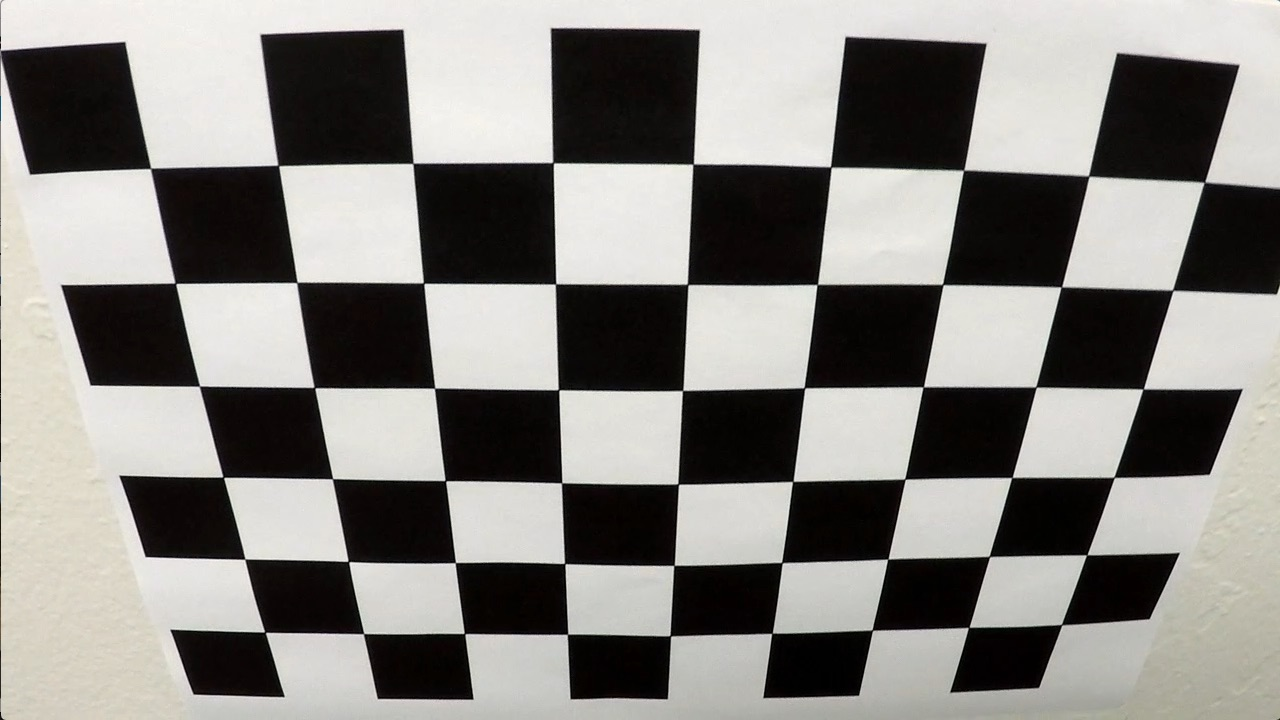
#> input picture camera_cal/calibration2.jpg, 1280 x 720 px
$ python -i lane_finder.py   (imports and definitions only)   (older library calls are emulated)
#> lines starting #> are read from the running program, lines starting #| are printed output that depends on the picture
import os
import numpy as np
import cv2
import glob
import matplotlib.pyplot as plt
import matplotlib.image as mpimg
#%matplotlib win32

# Import everything needed to edit/save/watch video clips
from moviepy.editor import VideoFileClip
from IPython.display import HTML


class LaneLineFinder():
    def __init__(self):
        self.leftx_base = None
        self.rightx_base = None
        self.left_fit = None
        self.right_fit = None
        self.left_fitx = None
        self.right_fitx = None
        self.ploty = None
        self.M = None

        self.cal_img = './camera_cal/calibration2.jpg'
        self.lane_img = './test_images/test1.jpg'

        self.is_calibrated = False
        self.skip_win_sliding = False
        self.objp = None
        self.imgp = None

        # set False for video test
        self.view_results = False
        self.save_pipeline_imgs = False

    ##### Functions
    def cal_undistort(self, src_img, obj_points, img_points):
        # Use cv2.calibrateCamera() and cv2.undistort()
        gray = cv2.cvtColor(src_img, cv2.COLOR_RGB2GRAY)
        ret, mtx, dist, rvecs, tvecs = cv2.calibrateCamera(obj_points, img_points, gray.shape[::-1],None,None)
        undist = cv2.undistort(src_img, mtx, dist, None, mtx)
        return undist

    def find_chessboard_corners(self, src_img, cshape):
#> called with cshape = (9, 6)
        gray = cv2.cvtColor(src_img, cv2.COLOR_RGB2GRAY)
        return cv2.findChessboardCorners(gray, cshape, None)

    def warper(self, img, src, dst):
        # Compute and apply perpective transform
        img_size = (img.shape[1], img.shape[0])
        self.M = cv2.getPerspectiveTransform(src, dst)
        warped = cv2.warpPerspective(img, self.M, img_size, flags=cv2.INTER_NEAREST)  # keep same size as input image

        return warped

    # [23 lines left out: function region_of_interest, not called in this run]

    def camera_calibration(self, cal_img):
        # prepare object points, like (0,0,0), (1,0,0), (2,0,0) ....,(6,5,0)
        nx = 9
        ny = 6
        objp = np.zeros((ny*nx,3), np.float32)
        objp[:,:2] = np.mgrid[0:nx,0:ny].T.reshape(-1,2)

        # Arrays to store object points and image points from all the images.
        objpoints = [] # 3d points in real world space
        imgpoints = [] # 2d points in image plane.

        # read image from file
        img = mpimg.imread(cal_img)

        # Find the chessboard corners
        ret, corners = self.find_chessboard_corners(img, (nx,ny))
#> ret = True; corners = 54 rows, first 8: [150.6, 168.4], [278.3, 165.4], [412.9, 163.5], [553, 162.6], [693.2, 164.2], [830.6, 166.9], [963.5, 170.4], [1088.6, 176.1]
        # print("ret=", ret)
        # print("corners=", corners)

        if ret is False:
            print("find chessboard corners failed!!")
            return -1, -1

        objpoints.append(objp)
        imgpoints.append(corners)

        undistorted = self.cal_undistort(img, objpoints, imgpoints)
#> in cal_undistort, `ret, mtx, dist, rvecs, tvecs = cv2.calibrateCamera(obj_points, img_poi..`: ret = 0.867; mtx = [[788.8, 0, 646.8], [0, 756, 212.5], [0, 0, 1]]; dist = [[-0.159, 0.0736, 0.0212, 0.00277, -0.00689]]; rvecs = ([0.401, -0.0328, 0.0155],); tvecs = ([-3.67, -0.395, 5.45],)
#> in cal_undistort, `undist = cv2.undistort(src_img, mtx, dist, None, mtx)`:
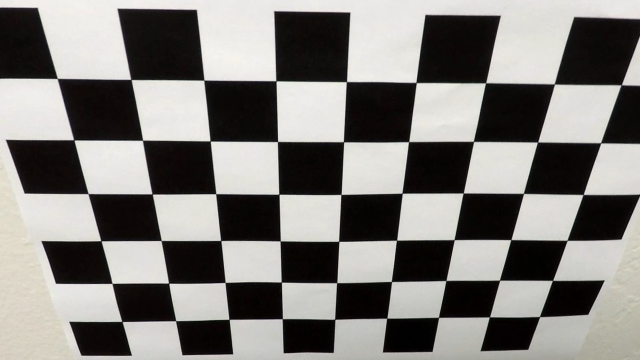
#> undist: shape (720, 1280, 3) (shown at 1/2 size); mean R, G, B 127.8, 125.8, 122.5

        # cv2.imshow('undist', undistorted)
        # cv2.waitKey()

        # save output result of camera calibration and image undistortion
        cv2.imwrite('./output_images/cal2-undistorted.jpg', undistorted)

        return objpoints, imgpoints

        #### For test - warp the undistorted cal image
        ret, corners2 = self.find_chessboard_corners(undistorted, (nx,ny))
        if ret is False:
            print("find chessboard corners failed!!")
            return -1, -1

        # Draw and display the corners
        undistorted_drawn = undistorted.copy()
        cv2.drawChessboardCorners(undistorted_drawn, (nx,ny), corners2, ret)

        offset = 60
        img_size = (undistorted.shape[1], undistorted.shape[0])
        src_p = np.float32([corners2[0], corners2[nx-1], corners2[-1], corners2[-nx]])
        dst_p = np.float32([[offset,offset], [img_size[0]-offset, offset], [img_size[0]-offset, img_size[1]-offset], [offset, img_size[1]-offset]])
        warped = self.warper(undistorted, src_p, dst_p)

        # [7 lines of commented-out code are left out]

        return src_p, dst_p

    ###### Finding lane lines

    def do_win_sliding(self, img, nzx, nzy, nwindows=9, margin=100, minpix=50):
        # Take a histogram of the bottom half of the image
        histogram = np.sum(img[img.shape[0]//2:,:], axis=0)
        # Find the peak of the left and right halves of the histogram
        # These will be the starting point for the left and right lines
        midpoint = np.int(histogram.shape[0]/2)
        self.leftx_base = np.argmax(histogram[:midpoint])
        self.rightx_base = np.argmax(histogram[midpoint:]) + midpoint

        # Set height of windows
        window_height = np.int(img.shape[0]/nwindows)

        # Current positions to be updated for each window
        leftx_current = self.leftx_base
        rightx_current = self.rightx_base

        # Create empty lists to receive left and right lane pixel indices
        left_lane_inds = []
        right_lane_inds = []

        # Step through the windows one by one
        for window in range(nwindows):
            # Identify window boundaries in x and y (and right and left)
            win_y_low = img.shape[0] - (window+1)*window_height
            win_y_high = img.shape[0] - window*window_height
            win_xleft_low = leftx_current - margin
            win_xleft_high = leftx_current + margin
            win_xright_low = rightx_current - margin
            win_xright_high = rightx_current + margin
            # # Draw the windows on the visualization image
            # cv2.rectangle(out_img,(win_xleft_low,win_y_low),(win_xleft_high,win_y_high),
            # (0,255,0), 2)
            # cv2.rectangle(out_img,(win_xright_low,win_y_low),(win_xright_high,win_y_high),
            # (0,255,0), 2)
            # Identify the nonzero pixels in x and y within the window
            good_left_inds = ((nzy >= win_y_low) & (nzy < win_y_high) &
            (nzx >= win_xleft_low) &  (nzx < win_xleft_high)).nonzero()[0]
            good_right_inds = ((nzy >= win_y_low) & (nzy < win_y_high) &
            (nzx >= win_xright_low) &  (nzx < win_xright_high)).nonzero()[0]
            # Append these indices to the lists
            left_lane_inds.append(good_left_inds)
            right_lane_inds.append(good_right_inds)
            # If you found > minpix pixels, recenter next window on their mean position
            if len(good_left_inds) > minpix:
                leftx_current = np.int(np.mean(nzx[good_left_inds]))
            if len(good_right_inds) > minpix:
                rightx_current = np.int(np.mean(nzx[good_right_inds]))

        # Concatenate the arrays of indices
        left_lane_inds = np.concatenate(left_lane_inds)
        right_lane_inds = np.concatenate(right_lane_inds)

        return left_lane_inds, right_lane_inds

    def finding_lines(self, warped_bin, skip_win_sliding):
        # Assuming you have created a warped binary image called "warped_bin"

        # Create an output image to draw on and  visualize the result
        out_img = np.dstack((warped_bin, warped_bin, warped_bin))*255

        # Choose the number of sliding windows
        nwindows = 9

        # Identify the x and y positions of all nonzero pixels in the image
        nonzero = warped_bin.nonzero()
        nonzeroy = np.array(nonzero[0])
        nonzerox = np.array(nonzero[1])
        # Set the width of the windows +/- margin
        margin = 100
        # Set minimum number of pixels found to recenter window
        minpix = 50

        if self.skip_win_sliding is False:
            left_lane_inds, right_lane_inds = self.do_win_sliding(warped_bin, nonzerox, nonzeroy, nwindows, margin, minpix)
            self.skip_win_sliding = True
        else:
            left_lane_inds = ((nonzerox > (self.left_fit[0]*(nonzeroy**2) + self.left_fit[1]*nonzeroy +
            self.left_fit[2] - margin)) & (nonzerox < (self.left_fit[0]*(nonzeroy**2) +
            self.left_fit[1]*nonzeroy + self.left_fit[2] + margin)))

            right_lane_inds = ((nonzerox > (self.right_fit[0]*(nonzeroy**2) + self.right_fit[1]*nonzeroy +
            self.right_fit[2] - margin)) & (nonzerox < (self.right_fit[0]*(nonzeroy**2) +
            self.right_fit[1]*nonzeroy + self.right_fit[2] + margin)))

        # Extract left and right line pixel positions
        leftx = nonzerox[left_lane_inds]
        lefty = nonzeroy[left_lane_inds]
        rightx = nonzerox[right_lane_inds]
        righty = nonzeroy[right_lane_inds]

        # Fit a second order polynomial to each
        if len(leftx) == 0 or len(lefty) == 0 or len(rightx) == 0 or len(righty) == 0:
            self.skip_win_sliding = False
            return None
        self.left_fit = np.polyfit(lefty, leftx, 2)
        self.right_fit = np.polyfit(righty, rightx, 2)

        ## Visualization
        # Generate x and y values for plotting
        self.ploty = np.linspace(0, warped_bin.shape[0]-1, warped_bin.shape[0] )
        self.left_fitx = self.left_fit[0]*self.ploty**2 + self.left_fit[1]*self.ploty + self.left_fit[2]
        self.right_fitx = self.right_fit[0]*self.ploty**2 + self.right_fit[1]*self.ploty + self.right_fit[2]

        window_img = np.zeros_like(out_img)

        out_img[nonzeroy[left_lane_inds], nonzerox[left_lane_inds]] = [255, 0, 0]
        out_img[nonzeroy[right_lane_inds], nonzerox[right_lane_inds]] = [0, 0, 255]

        # Generate a polygon to illustrate the search window area
        # And recast the x and y points into usable format for cv2.fillPoly()
        left_line_window1 = np.array([np.transpose(np.vstack([self.left_fitx-margin, self.ploty]))])
        left_line_window2 = np.array([np.flipud(np.transpose(np.vstack([self.left_fitx+margin, self.ploty])))])
        left_line_pts = np.hstack((left_line_window1, left_line_window2))
        right_line_window1 = np.array([np.transpose(np.vstack([self.right_fitx-margin, self.ploty]))])
        right_line_window2 = np.array([np.flipud(np.transpose(np.vstack([self.right_fitx+margin, self.ploty])))])
        right_line_pts = np.hstack((right_line_window1, right_line_window2))

        # Draw the lane onto the warped blank image
        cv2.fillPoly(window_img, np.int_([left_line_pts]), (0,255, 0))
        cv2.fillPoly(window_img, np.int_([right_line_pts]), (0,255, 0))
        result = cv2.addWeighted(out_img, 1, window_img, 0.3, 0)

        return result

    def draw_lane_to_img(self, orig_img, img):
        # Create an image to draw the lines on
        warp_zero = np.zeros_like(img).astype(np.uint8)
        color_warp = np.dstack((warp_zero, warp_zero, warp_zero))

        # Recast the x and y points into usable format for cv2.fillPoly()
        pts_left = np.array([np.transpose(np.vstack([self.left_fitx, self.ploty]))])
        pts_right = np.array([np.flipud(np.transpose(np.vstack([self.right_fitx, self.ploty])))])
        pts = np.hstack((pts_left, pts_right))

        # Draw the lane onto the warped blank image
        cv2.fillPoly(color_warp, np.int_([pts]), (0,255, 0))

        # Warp the blank back to original image space using inverse perspective matrix (Minv)
        newwarp = cv2.warpPerspective(color_warp, np.linalg.inv(self.M), (orig_img.shape[1], orig_img.shape[0]))
        # Combine the result with the original image
        result = cv2.addWeighted(orig_img, 1, newwarp, 0.3, 0)

        return result

    def calculate_curvature(self):
        # Generate some fake data to represent lane-line pixels
        # self.ploty = np.linspace(0, 719, num=720)# to cover same y-range as image
        quadratic_coeff = 3e-4 # arbitrary quadratic coefficient
        # For each y position generate random x position within +/-50 pix
        # of the line base position in each case (x=200 for left, and x=900 for right)
        leftx = np.array([self.left_fit[0]*y**2 + self.left_fit[1]*y + self.left_fit[2] + np.random.randint(-50, high=51) for y in self.ploty])
        rightx = np.array([self.right_fit[0]*y**2 + self.right_fit[1]*y + self.right_fit[2] + np.random.randint(-50, high=51) for y in self.ploty])

        # leftx = leftx[::-1]  # Reverse to match top-to-bottom in y
        # rightx = rightx[::-1]  # Reverse to match top-to-bottom in y

        # Plot up the fake data
        if self.view_results is True:
            mark_size = 3
            plt.plot(leftx, self.ploty, 'o', color='red', markersize=mark_size)
            plt.plot(rightx, self.ploty, 'o', color='blue', markersize=mark_size)
            plt.xlim(0, 1280)
            plt.ylim(0, 720)
            plt.plot(self.left_fitx, self.ploty, color='green', linewidth=3)
            plt.plot(self.right_fitx, self.ploty, color='green', linewidth=3)
            plt.gca().invert_yaxis() # to visualize as we do the images
            if self.save_pipeline_imgs is True:
                plt.savefig('./output_images/p7-1_lane_curvature.jpg', format='jpg')
            plt.show()


        # Define y-value where we want radius of curvature
        # I'll choose the maximum y-value, corresponding to the bottom of the image
        y_eval = np.max(self.ploty)
        left_curverad = ((1 + (2*self.left_fit[0]*y_eval + self.left_fit[1])**2)**1.5) / np.absolute(2*self.left_fit[0])
        right_curverad = ((1 + (2*self.right_fit[0]*y_eval + self.right_fit[1])**2)**1.5) / np.absolute(2*self.right_fit[0])
        if self.view_results is True:
            print(left_curverad, right_curverad)
        # Example values: 1926.74 1908.48

        # Define conversions in x and y from pixels space to meters
        ym_per_pix = 30/720 # meters per pixel in y dimension
        xm_per_pix = 3.7/700 # meters per pixel in x dimension

        # Fit new polynomials to x,y in world space
        left_fit_cr = np.polyfit(self.ploty*ym_per_pix, leftx*xm_per_pix, 2)
        right_fit_cr = np.polyfit(self.ploty*ym_per_pix, rightx*xm_per_pix, 2)
        # Calculate the new radius of curvature
        left_curverad = ((1 + (2*left_fit_cr[0]*y_eval*ym_per_pix + left_fit_cr[1])**2)**1.5) / np.absolute(2*left_fit_cr[0])
        right_curverad = ((1 + (2*right_fit_cr[0]*y_eval*ym_per_pix + right_fit_cr[1])**2)**1.5) / np.absolute(2*right_fit_cr[0])
        # Now our radius of curvature is in meters
        if self.view_results is True:
            print(left_curverad, 'm', right_curverad, 'm')
        # Example values: 632.1 m    626.2 m

        return left_curverad, right_curverad

    def calc_center_diff(self, image):
        #define lane_width with the bottom x points
        lane_width = np.absolute(self.left_fitx[-1] - self.right_fitx[-1])
        #convert pixel to meter
        xm_per_pix = 3.7/lane_width
        #define center position of the image
        center_pos = (image.shape[1]) * xm_per_pix / 2
        #define vehicle position from L/R lines
        vehicle_pos = ((self.left_fitx[-1]+ self.right_fitx[-1]) * xm_per_pix ) / 2
        difference = center_pos - vehicle_pos
        return difference

    ##### Main Procedure
    def process_image(self, img):
        if self.is_calibrated is False:
            self.objp, self.imgp = self.camera_calibration(self.cal_img)
#> self.objp = 1 item; self.imgp = 1 item
            self.is_calibrated = True

        # limg = mpimg.imread(self.lane_img)
        limg = img.copy()

        # contrast correction for initial image
        limg = cv2.cvtColor(limg, cv2.COLOR_RGB2YUV)
#> limg: shape (720, 1280, 3); mean of channels 0, 1, 2 132.6, 126.1, 129.7
        limg[:,:,0] = cv2.equalizeHist(limg[:,:,0])
#> limg: shape (720, 1280, 3); mean of channels 0, 1, 2 129.4, 126.1, 129.7
        limg = cv2.cvtColor(limg, cv2.COLOR_YUV2RGB)

        limg_undist = self.cal_undistort(limg, self.objp, self.imgp)
#> in cal_undistort (call 2), `undist = cv2.undistort(src_img, mtx, dist, None, mtx)`:
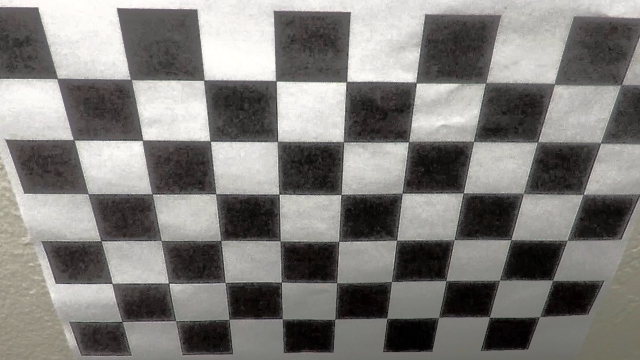
#> undist: shape (720, 1280, 3) (shown at 1/2 size); mean R, G, B 127.8, 125.7, 122.6
        img_undist = self.cal_undistort(img, self.objp, self.imgp)

        # cv2.imshow('undistorted lane image', limg_undist)
        # cv2.waitKey()

        # Take two channels R and G from undistgorted image for yellow line
        r_channel = limg_undist[:,:,0]
        g_channel = limg_undist[:,:,1]

        # Convert to HLS color space and separate the S channel
        # Note: img is the undistorted image
        hls = cv2.cvtColor(limg_undist, cv2.COLOR_RGB2HLS)
#> hls: shape (720, 1280, 3); mean of channels 0, 1, 2 31.3, 125.5, 19.6
        l_channel = hls[:,:,1]
        s_channel = hls[:,:,2]
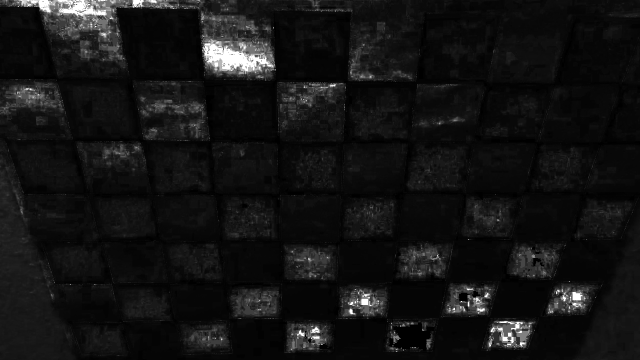
#> s_channel: shape (720, 1280) (shown at 1/2 size); min 0, max 255, mean 19.6

        # Grayscale image
        gray = cv2.cvtColor(limg_undist, cv2.COLOR_RGB2GRAY)

        # Sobel x
        sobelx = cv2.Sobel(gray, cv2.CV_64F, 1, 0) # Take the derivative in x
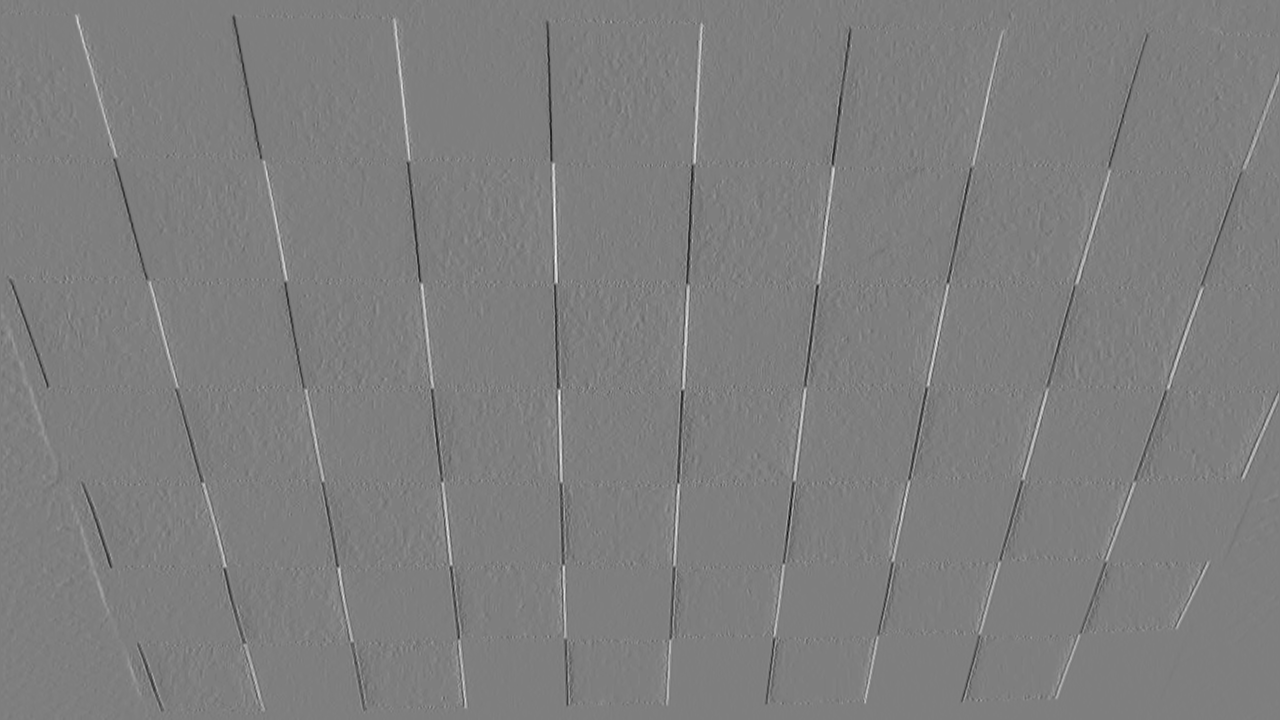
#> sobelx: shape (720, 1280) float64; min -811, max 818, mean -0.2; drawn with min black and max white
        abs_sobelx = np.absolute(sobelx) # Absolute x derivative to accentuate lines away from horizontal
        scaled_sobel = np.uint8(255*abs_sobelx/np.max(abs_sobelx))
#> (the rest of the program and of its run is left out)
